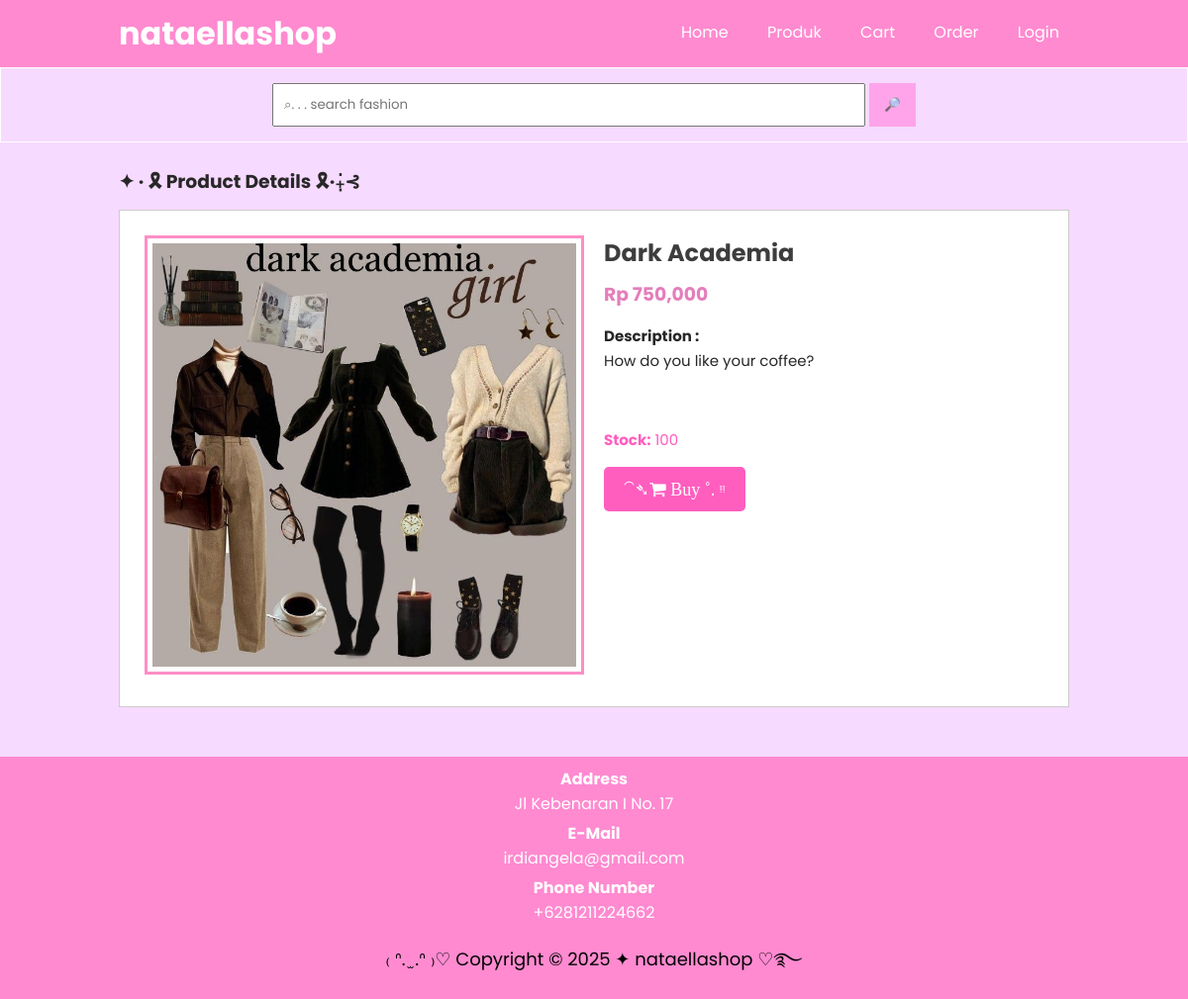
The app's page /nataellashop/detail-produk.php?id=3 with its own data.
### tables this page shows
CREATE TABLE `tb_product` (
  `product_id` int(11) NOT NULL,
  `category_id` int(11) NOT NULL,
  `product_name` varchar(100) NOT NULL,
  `product_price` int(11) NOT NULL,
  `product_description` text NOT NULL,
  `product_image` varchar(100) NOT NULL,
  `product_status` tinyint(1) NOT NULL,
  `date_created` timestamp NOT NULL DEFAULT current_timestamp(),
  `stock` int(11) DEFAULT 0
);

### nataellashop/detail-produk.php (the view, shortened to what this page needs)
<?php
    include 'db.php';
    $kontak = mysqli_query($conn, "SELECT admin_telp, admin_email, admin_address FROM tb_admin
    WHERE admin_id =1");
    $a = mysqli_fetch_object($kontak);
    $produk = mysqli_query($conn, "SELECT * FROM tb_product WHERE
    product_id = '".$_GET['id']."' ");
    $p = mysqli_fetch_object($produk);
?>
<!DOCTYPE html>
<html lang="en">
<head>
    <link rel="stylesheet" type="text/css" href="css/style.css">
    <link rel="stylesheet" href="https://cdnjs.cloudflare.com/ajax/libs/font-awesome/4.7.0/css/font-awesome.min.css">
</head>
<body>
    <header>
    <div class="container">
        <h1><a href="index.php">nataellashop</a></h1>
        <ul id="navbar">
            <li><a href="index.php">Home</a></li>
            <li><a href="produk.php">Produk</a></li>
            <li><a href="cart.php">Cart</a></li>
            <li><a href="order.php">Order</a></li>
            <li><a href="login.php">Login</a></li>
        </ul>
    </div>
    </header>
      <div class="search">
        <div class="container">
            <form action="produk.php">
                <input type="text" name="search" placeholder="⌕. . . search fashion" value="<?php echo $_GET['search'] ?>">
                <input type="submit" name="cari" value="🔎">
            </form>
        </div>
      </div>
       <div class="section">
        <div class="container">
            <h3>✦ · 🎗 Product Details 🎗·₊̣̇⊰</h3>
            <div class="box">
                <div class="col-2">
                    <img src="produk/<?php echo $p->product_image ?>" width="100%">
                </div>
                <div class="col-2">
                    <h2><?php echo $p->product_name ?></h2>
                    <h3>Rp <?php echo number_format($p->product_price)  ?></h3>
                    <p><b>Description :</b><br>
                        <?php echo $p->product_description?>
                    </p><br>
                    <p class="stock-info"><b>Stock:</b> <?php echo $p->stock; ?></p>
                    <p><a href="cart.php?action=add&id=<?php echo $p->product_id ?>" class="btn-buy" target="_blank">⁀➴<i class="fa fa-shopping-cart" > Buy ˚. ᵎᵎ</i></a></p>
                </div>
            </div>
        </div>
       </div>
         <div class="footer">
            <div class="container">
                <h4>Address</h4>
                <p><?php echo $a->admin_address ?></p>
                <h4>E-Mail</h4>
                <p><?php echo $a->admin_email ?></p>
                <h4>Phone Number</h4>
                <p><?php echo $a->admin_telp ?></p>
                <small>₍ ᐢ. ̫ .ᐢ ₎♡ Copyright &copy; 2025 ✦ nataellashop ♡࿐</small>
                </div>
            </div>
</body>
</html>

### nataellashop/css/style.css (style rules this page uses)
* { padding: 0; margin: 0; font-family: 'Poppins', sans-serif; }
body { background-color: rgb(246, 218, 255); }
a { color: inherit; text-decoration: none; }
.stock-info { font-size: 100px; color: #ff5ebf; margin-top: 10px; margin-bottom: 20px; }
.btn-buy { display: inline-block; padding: 10px 20px; background-color: #ff5ebf; color: #fff; text-decoration: none; border-radius: 5px; transition: background-color 0.3s; font-size: large; }
header { background-color: hsl(324, 100%, 77%); color: #fff; z-index: 10; }
#navbar { z-index: 10; }
header h1 { float: left; padding: 10px 0; }
header ul { float: right; }
header ul li { display: inline-block; }
header ul li a { padding: 20px 10px 20px 25px; text-decoration: none; color: #fff; display: block; }
.container { width: 80%; margin:0 auto; }
.container:after { content: ''; display: block; clear: both; }
.container h2 { color: #ff66b3; text-align: center; }
.container h1 { color: #ffffff; }
.section { padding: 25px 0; color: rgb(39, 39, 39); }
.box { background-color: #fff; border:1px solid #ccc; padding: 15px; box-sizing: border-box; margin:10px 0px 25px 0px; }
.box:after { content: ''; display: block; clear: both; }
.search { padding: 15px 0; background-color: rgb(246, 218, 255); border: 1px solid #ffffff; text-align: center; }
.search input[type=text] { width: 60%; padding:10px; }
.search input[type=submit] { padding:12px 15px; background-color: #ffa4ea; border: none; cursor: pointer; }
.footer { padding: 10px 0; background-color: #ff8ad0; color: #ffffff; text-align: center; }
.footer p { margin-bottom: 5px; }
.footer small { font-size: large; color: #000000; margin-top: 10px; display: inline-block; }
.col-2 { width: 50%; min-height: 200px; padding: 10px; box-sizing: border-box; float: left; }
.col-2 img { border: 3px solid #ff8dc6; padding: 5px; box-sizing: border-box; }
.col-2 h2 { margin-bottom: 10px; color: #3d3d3d; text-align: left; }
.col-2 h3 { color: #e47ebb; }
.col-2 p { margin: 15px 0; text-align: justify; line-height: 25px; font-size: 15px; }

### records on screen
tb_product: product_image (picture), product_name "Dark Academia", product_price "750,000", product_description "How do you like your coffee?", stock "100"

### other values on screen
$a->admin_address "Jl Kebenaran I No. 17"
$a->admin_email "irdiangela@gmail.com"
$a->admin_telp "+6281211224662"
